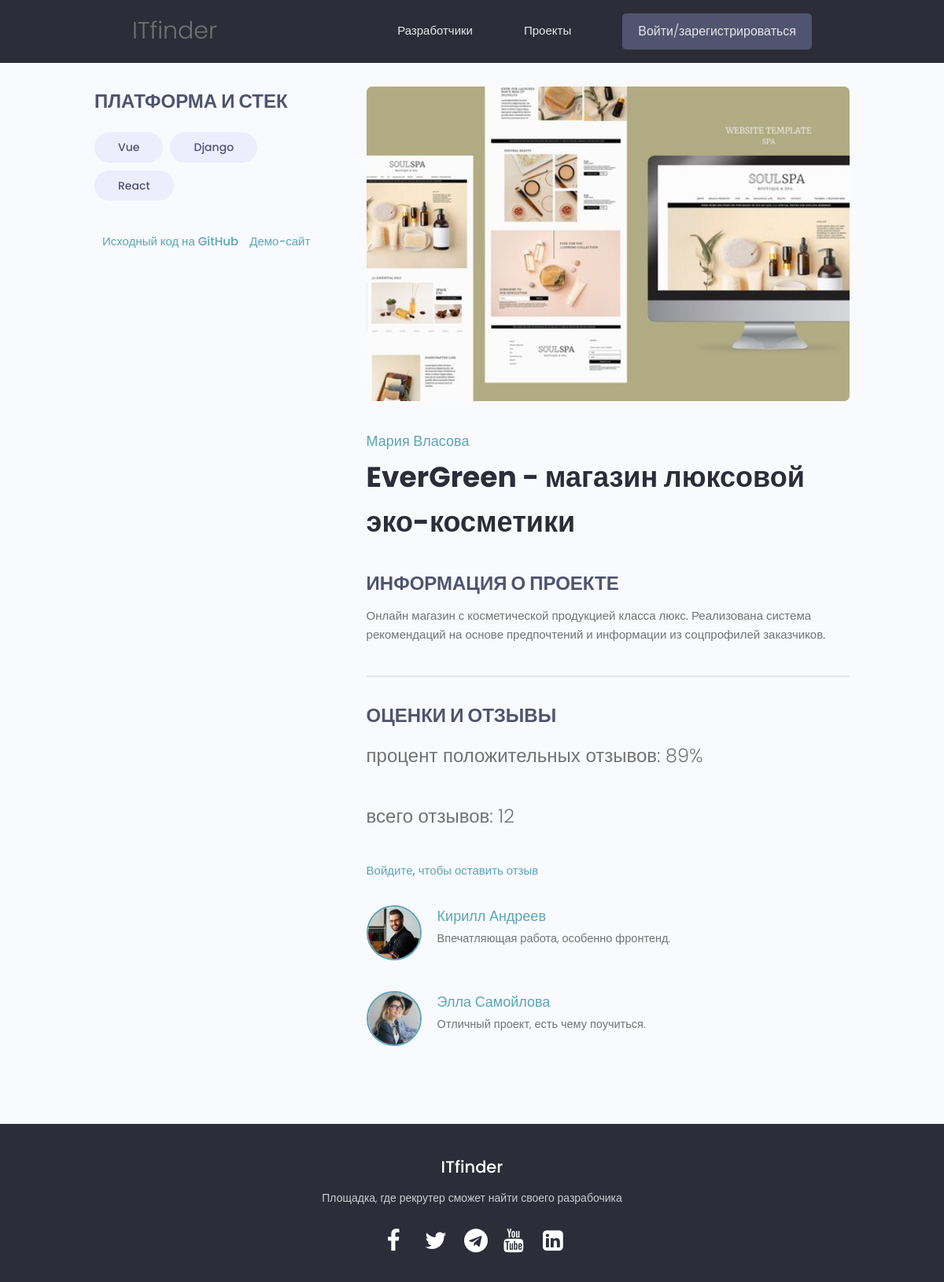
Page /projects/project/evergreen-shop-luxury-cosmetics/ on the committed database.
### projects/models.py (models this page shows, shortened)
class Tag(models.Model):
    name = models.CharField(max_length=100)
    slug = models.SlugField()
    created = models.DateTimeField(auto_now_add=True)
    id = models.UUIDField(default=uuid.uuid4, unique=True, primary_key=True, editable=False)
    def __str__(self):
        return self.name

class Project(models.Model):
    owner = models.ForeignKey(
        Profile, null=True, blank=True, on_delete=models.CASCADE)
    title = models.CharField(max_length=100)
    slug = models.SlugField()
    image = models.ImageField(null=True, blank=True, default="project_images/default.jpg", upload_to='project_images')
    description = models.TextField(null=True, blank=True)
    tags = models.ManyToManyField(Tag, blank=True)
    total_votes = models.IntegerField(default=0, null=True, blank=True)
    votes_ratio = models.IntegerField(default=0, null=True, blank=True)
    demo_link = models.CharField(max_length=500, null=True, blank=True)
    source_link = models.CharField(max_length=500, null=True, blank=True)
    created = models.DateTimeField(auto_now_add=True)
    id = models.UUIDField(default=uuid.uuid4, unique=True, primary_key=True, editable=False)
    @property
    def reviewers(self):
        queryset = self.review_set.all().values_list('owner__id', flat=True)
        return queryset

class Review(models.Model):
    VOTE_TYPE = (
        ('up', 'Положительная оценка'),
        ('down', 'Отрицательная оценка'),
    )
    owner = models.ForeignKey(Profile, on_delete=models.CASCADE, null=True)
    project = models.ForeignKey(Project, on_delete=models.CASCADE)
    body = models.TextField(null=True, blank=True)
    value = models.CharField(max_length=200, choices=VOTE_TYPE)
    created = models.DateTimeField(auto_now_add=True)
    id = models.UUIDField(default=uuid.uuid4, unique=True,
                          primary_key=True, editable=False)
    class Meta:
        unique_together = [['owner', 'project']]

### users/models.py (models this page shows)
class Profile(models.Model):
    user = models.OneToOneField(
        User, on_delete=models.CASCADE, null=True, blank=True)
    name = models.CharField(max_length=50, blank=True, null=True)
    email = models.EmailField(max_length=50, blank=True, null=True)
    username = models.CharField(max_length=50, blank=True, null=True)
    city = models.CharField(max_length=50, blank=True, null=True)
    intro = models.CharField(max_length=200, blank=True, null=True)
    bio = models.TextField(blank=True, null=True)
    image = models.ImageField(
        null=True, blank=True, upload_to='profile_images', default="profile_images/default.jpg")
    skills = models.ManyToManyField(Skill, blank=True)
    github = models.CharField(max_length=100, blank=True, null=True)
    twitter = models.CharField(max_length=100, blank=True, null=True)
    linkedin = models.CharField(max_length=100, blank=True, null=True)
    youtube = models.CharField(max_length=100, blank=True, null=True)
    website = models.CharField(max_length=100, blank=True, null=True)
    created = models.DateTimeField(auto_now_add=True)
    id = models.UUIDField(default=uuid.uuid4, unique=True,
                          primary_key=True, editable=False)
    def __str__(self):
        return str(self.username)
    class Meta:
        ordering = ['created']

### projects/views.py (the view, shortened to what this page needs)
# urls.py: path('project/<slug:project_slug>/', views.project, name="project"),
def project(request, project_slug):
    project = Project.objects.get(slug=project_slug)
    tags = project.tags.all()
    form = ReviewForm()
    return render(request, 'projects/single-project.html', {'project': project, 'form': form})

### projects/templates/projects/single-project.html (shortened to what this page needs)
{% extends 'base.html' %}
{% block content %}
<main class="singleProject my-md">
    <div class="container">
        <div class="layout">
            <div class="column column--1of3">
                <h3 class="singleProject__subtitle">Платформа и стек</h3>
                <div class="singleProject__toolStack">
                {% for tag in project.tags.all %}
                <a href="{% url 'tag' tag.slug %}" class="tag tag--pill tag--sub tag--lg">{{tag}}</a>
                {% endfor %}
                </div>
                {% if project.source_link %}
                <a class="singleProject__liveLink" href="{{ project.source_link }}" target="_blank">Исходный код на GitHub
                </a>
                {% endif %}
                {% if project.demo_link %}
                <a class="singleProject__liveLink" href="{{ project.source_link }}" target="_blank">Демо-сайт
                </a>
                {% endif %}
            </div>
            <div class="column column--2of3">
                <img class="singleProject__preview" src="{{ project.image.url }}" alt="скриншот проекта" />
                <a href="{% url 'user-profile' project.owner %}"
                    class="singleProject__developer">{{ project.owner.name }}</a>
                <h2 class="singleProject__title">{{ project.title }}</h2>
                <h3 class="singleProject__subtitle">Информация о проекте</h3>
                <div class="singleProject__info">
                    {{ project.description }}
                </div>
                <div class="comments">
                    <h3 class="singleProject__subtitle">Оценки и отзывы</h3>
                    <h5 class="project--rating">
                    процент положительных отзывов: {{project.votes_ratio}}%
                    </h5>
                    <h5 class="project--rating">
                    всего отзывов: {{project.total_votes}}
                    </h5>
                    {% if request.user.profile.id in project.reviewers %}
                    <p>Вы уже писали отзыв об этом проекте</p>
                    {% elif request.user.profile == project.owner %}
                    <p>Вы не можете оставлять отзывы к собственным проектам</p>
                    {% else %}
                    <a href="{% url 'login' %}?next={{ request.path }}">Войдите, чтобы оставить отзыв</a>
                    {% endif %}
                    <div class="commentList">
                        {% for review in project.review_set.all %}
                        {% if review.body %}
                        <div class="comment">
                            <a href="{% url 'user-profile' review.owner  %}">
                                <img class="avatar avatar--md" src="{{ review.owner.image.url }}" alt="user" />
                            </a>
                            <div class="comment__details">
                                <a href="{% url 'user-profile' review.owner  %}"
                                    class="comment__author">{{ review.owner.name }}</a>
                                <p class="comment__info">{{ review.body|linebreaksbr }}</p>
                            </div>
                        </div>
                        {% endif %}
                        {% endfor %}
                    </div>
                </div>
            </div>
        </div>
    </div>
</main>
{% endblock %}

### static/styles/main.css (style rules this page uses)
* { margin: 0; padding: 0; box-sizing: border-box; }
:root { --color-sub: #2d2d39; }
img { width: 100%; }
.singleProject .column--1of3 { order: 2; }
@media screen and (min-width: 1081px) { .singleProject .column--1of3 { order: 1; } }
@media screen and (min-width: 1081px) { .singleProject .column--2of3 { order: 2; } }
.singleProject__toolStack { margin-top: 2rem; margin-bottom: 4rem; }
.singleProject__liveLink { font-weight: 500; transition: all 0.3s ease-in-out; border-bottom: 2px solid transparent; }
.singleProject__preview { height: 50vh; object-fit: cover; object-position: top center; margin-bottom: 3rem; border-radius: 0.7rem; }
.singleProject__developer { font-size: 1.8rem; font-weight: 500; }
.singleProject__title { font-size: 3.6rem; font-weight: 700; color: var(--color-sub); margin-bottom: 3rem; }
.project--rating { margin-bottom: 1.6em; margin-top: .5em; }
.singleProject__subtitle { text-transform: uppercase; font-size: 2.4rem; font-weight: 700; color: var(--color-sub-light); margin-bottom: 1rem; }
.comments { margin-top: 4rem; padding-top: 3rem; border-top: 2px solid var(--color-light); }
.commentList { margin: 3rem 0; }
.comment { display: flex; gap: 2rem; }
.comment:not(:last-child) { margin-bottom: 3rem; }
.comment__author { font-size: 1.8rem; }
.comment__info { font-size: 1.45rem; }

### static/uikit/styles/modules/_variables.css (style rules this page uses)
:root { --color-main: #5aa5b9; --color-main-light: #e6faff; --color-sub: #3f4156; --color-sub-light: #51546e; --color-sub-lighter: #ededfd; --color-text: #737373; --color-gray: #8b8b8b; --color-light: #e5e7eb; --color-light-gray: #767676; --color-bg: #f8fafd; --color-white: #fffefd; --color-white-light: #f3f3f3; --color-success: #359e64; --color-success-bg: #def8e8; --color-error: #fc4b0b; --color-error-bg: #fff2ee; --font-base: 'Poppins', arial, helvetica, 'Segoe UI', roboto, ubuntu, sans-serif; --font-monospace: 'Fira Code', 'Courier New', courier, monospace; --font-regular: 300; --font-medium: 500; --font-bold: 700; --generic-shadow: 1px 1px 5px #00000010; --generic-transition: all 0.3s ease-in-out; }

### static/uikit/styles/modules/_base.css (style rules this page uses)
* { margin: 0; padding: 0; box-sizing: border-box; text-rendering: optimizeLegibility; color: inherit; font-size: inherit; }
html { font-size: 50%; }
@media only screen and (min-width: 480px) { html { font-size: 56.25%; } }
@media only screen and (min-width: 1200px) { html { font-size: 62.5%; } }
body { line-height: 1.6; font-weight: 400; font-size: 1.5rem; color: var(--color-text); background-color: var(--color-bg); min-height: 100vh; }

### static/uikit/styles/modules/_typography.css (style rules this page uses)
* { font-family: var(--font-base); }
h2 { font-size: 3.6rem; font-weight: var(--font-bold); }
h3 { font-size: 3.2rem; font-weight: var(--font-medium); }
h5 { font-size: 2.4rem; font-weight: var(--font-medium); }
h5, h6 { font-weight: var(--font-regular); }
p, span, strong { font-size: 1.6rem; color: var(--color-text); font-weight: var(--font-regular); }
a { padding-bottom: 2px; text-decoration: none; display: inline-block; color: var(--color-main); font-weight: var(--font-medium); }

### static/uikit/styles/modules/_utilities.css (style rules this page uses)
.container { width: 92%; max-width: 165rem; margin: 0 auto; box-sizing: border-box; }
@media screen and (min-width: 1000px) { .container { width: 90%; } }
@media screen and (min-width: 1200px) { .container { width: 80%; } }
.my-md { margin: 3rem auto; }

### static/uikit/styles/modules/_avatar.css (style rules this page uses)
.avatar { border-radius: 50%; border: 2px solid var(--color-main); object-fit: cover; }
.avatar--md { height: 7rem; width: 7rem; }

### static/uikit/styles/modules/_tag.css (style rules this page uses)
.tag { display: inline-flex; align-items: center; background-color: var(--color-sub); height: -webkit-fit-content; height: -moz-fit-content; height: fit-content; width: -webkit-fit-content; width: -moz-fit-content; width: fit-content; border-radius: 0.5rem; padding: 0.5rem 1.5rem; font-size: 1.2rem; cursor: pointer; }
.tag:not(:last-child) { margin-right: 0.25rem; margin-bottom: 0.75rem; }
.tag--pill { border-radius: 5rem; }
.tag--sub, .tag--sub > small { background: var(--color-sub-lighter); color: var(--color-sub-light); font-weight: 500; }
.tag--lg { padding: 0.8rem 3rem; font-size: 1.4rem; }
.tag--lg:not(:last-child) { margin-right: 0.5rem; margin-bottom: 1rem; }

### static/uikit/styles/modules/_layout.css (style rules this page uses)
.layout { display: flex; flex-flow: row wrap; justify-content: space-between; }
.layout > .column { margin-bottom: 3rem; }
.layout > .column.column--1of3 { flex-basis: 30%; }
.layout > .column.column--2of3 { flex-basis: 64%; }

### rows in the picture
Tag: name "Vue"
Tag: name "Django"
Tag: name "React"
Project: image (picture), owner.name "Мария Власова", title "EverGreen - магазин люксовой эко-косметики", description "Онлайн магазин с косметической продукцией класса люкс. Реализована система рекомендаций на основе предпочтений и информации из соцпрофилей заказчиков.", votes_ratio "89", total_votes "12"
Review: owner.image (picture), owner.name "Кирилл Андреев", body "Впечатляющая работа, особенно фронтенд."
Review: owner.image (picture), owner.name "Элла Самойлова", body "Отличный проект, есть чему поучиться."
